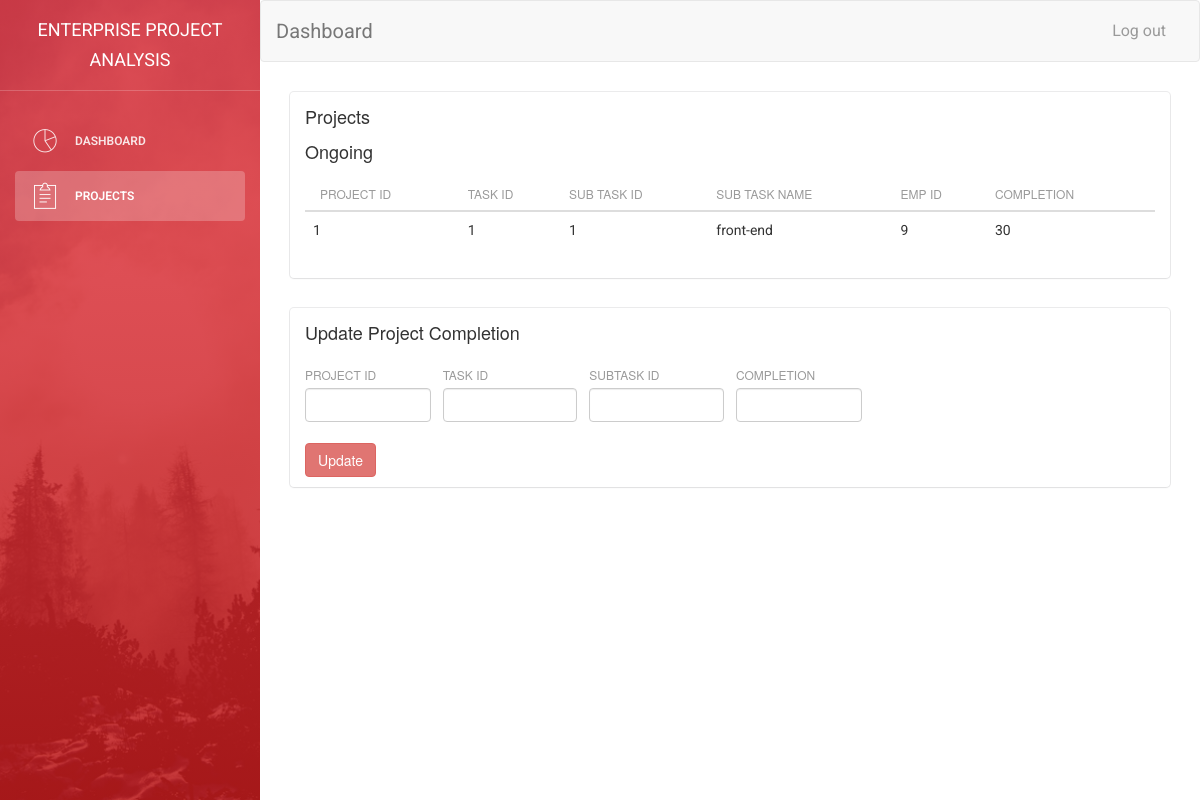
The page /memberprojects.php (signed in) on the database its author committed.
### tables this page shows
CREATE TABLE `subtask` (
  `projectid` varchar(100) NOT NULL,
  `taskid` varchar(100) NOT NULL,
  `subtaskid` varchar(100) NOT NULL,
  `subtaskname` varchar(100) DEFAULT NULL,
  `empid` varchar(100) NOT NULL,
  `subtaskcompletionaverage` int(50) DEFAULT NULL
);

### memberprojects.php (the view, shortened to what this page needs)
<?php
require 'includes/dbConnect.php';
$user=$_SESSION["user"];
$selectuser="SELECT * from employee where `Username`='$user'";
$userresult=mysqli_query($conn,$selectuser);
$row1=mysqli_fetch_array($userresult);
$id=$row1['empid'];
$query="SELECT * FROM `subtask` WHERE `empid`='$id'";
$run=mysqli_query($conn,$query);
?>
<!doctype html>
<html lang="en">
<head>
    <link href="assets/css/animate.min.css" rel="stylesheet"/>
    <link href="assets/css/light-bootstrap-dashboard.css?v=1.4.0" rel="stylesheet"/>
    <link href="http://maxcdn.bootstrapcdn.com/font-awesome/4.2.0/css/font-awesome.min.css" rel="stylesheet">
    <link href="assets/css/pe-icon-7-stroke.css" rel="stylesheet" />
     <link rel="stylesheet" href="https://maxcdn.bootstrapcdn.com/bootstrap/3.3.7/css/bootstrap.min.css">
    <link rel="stylesheet" type="text/css"
        href="https://cdnjs.cloudflare.com/ajax/libs/bootstrap-datetimepicker/4.17.43/css/bootstrap-datetimepicker.min.css">
    <link rel="stylesheet" type="text/css"
        href="https://cdnjs.cloudflare.com/ajax/libs/bootstrap-datetimepicker/4.17.43/css/bootstrap-datetimepicker-standalone.css">
</head>
<body>
    <div class="wrapper">
            <div class="sidebar" data-color="red" data-image="assets/img/sidebar-5.jpg">
                <div class="sidebar-wrapper">
                    <div class="logo">
                        <a href="#" class="simple-text">
                            Enterprise Project Analysis
                        </a>
                    </div>
                    <ul class="nav">
                        <li>
                            <a href="memberdashboard.php">
                                <i class="pe-7s-graph"></i>
                                <p>Dashboard</p>
                            </a>
                        </li>
                        <li class="active">
                            <a href="memberprojects.php">
                                <i class="pe-7s-note2"></i>
                                <p>Projects</p>
                            </a>
                        </li>
                    </ul>
                </div>
            </div>
            <div class="main-panel">
                <nav class="navbar navbar-default navbar-fixed">
                    <div class="container-fluid">
                        <div class="navbar-header">
                            <a class="navbar-brand" href="memberdashboard.php">Dashboard</a>
                        </div>
                        <div class="collapse navbar-collapse">
                            <ul class="nav navbar-nav navbar-right">
                                <li>
                                    <a href="logout.php">
                                        <p>Log out</p>
                                    </a>
                                </li>
                            </ul>
                        </div>
                    </div>
                </nav>
                    <div class="content">
                        <div class="container-fluid">
                            <div class="row">
                                <div class="col-md-12">
                                    <div class="card">
                                        <div class="header">
                                            <h4 class="title">Projects</h4>
                                        </div>
                                            <div class="row">
                                                <div class="col-md-12">
                                                    <div class="header">
                                                        <h4 class="title">Ongoing</h4>
                                                    </div>
                                                        <div class="content">
                                                            <div class="row">
                                                                <div class="col-sm-12">
                                                                    <table class="table">
                                                                        <thead class="thead-light">
                                                                            <tr>
                                                                                <th scope="col">Project ID</th>
                                                                                <th scope="col">Task ID </th>
                                                                                <th scope="col">Sub Task ID</th>
                                                                                <th scope="col">Sub Task Name</th>
                                                                                <th scope="col">Emp Id</th>
                                                                                <th scope="col">Completion</th>
                                                                            </tr>
                                                                            <?php
                                                                                while($row=mysqli_fetch_array($run))
                                                                                {
                                                                                    echo ' <tr>
                                                                                    <td>'.$row['projectid'].'</td>
                                                                                    <td>'.$row['taskid'].'</td>
                                                                                    <td>'.$row['subtaskid'].'</td>
                                                                                    <td>'.$row['subtaskname'].'</td>
                                                                                    <td>'.$row['empid'].'</td>
                                                                                    <td>'.$row['subtaskcompletionaverage'].'</td>
                                                                                    </tr>';
                                                                                }
                                                                            ?>
                                                                        </thead>
                                                                    </table>
                                                                </div>
                                                            </div>
                                                        </div>
                                                    </div>
                                                </div>
                                            </div>
                                    </div>
                                    <div class="container-fluid">
                                        <div class="row">
                                            <div class="col-md-12">
                                                <div class="card">
                                                    <div class="header">
                                                        <h4 class="title">Update Project Completion</h4>
                                                    </div>
                                                        <div class="row">
                                                            <div class="col-md-12">
                                                                <div class="content">
                                                                    <div class="row">
                                                                        <div class="col-sm-12">
                                                                            <form action="memberprojects.php" method="POST">
                                                                                <div class="row">
                                                                                    <div class="col-md-2">
                                                                                        <div class="form-group">
                                                                                            <label>Project Id</label>
                                                                                            <input type="text" class="form-control" name="upid" required>
                                                                                        </div>
                                                                                    </div>
                                                                                    <div class="col-md-2">
                                                                                        <div class="form-group">
                                                                                            <label>Task Id</label>
                                                                                            <input type="text" class="form-control" name="utid" required>
                                                                                        </div>
                                                                                    </div>
                                                                                    <div class="col-md-2">
                                                                                        <div class="form-group">
                                                                                            <label>Subtask Id</label>
                                                                                            <input type="text" class="form-control" name="usid" required>
                                                                                        </div>
                                                                                    </div>
                                                                                    <div class="col-md-2">
                                                                                        <div class="form-group">
                                                                                            <label>Completion</label>
                                                                                            <input type="text" class="form-control" name="usubavg" required>
                                                                                        </div>
                                                                                    </div>
                                                                                </div>
                                                                                <input class="btn btn-danger" type="submit" value="Update" name="update">
                                                                            </form>
                                                                        </div>
                                                                    </div>
                                                                </div>
                                                            </div>
                                                        </div>
                                                </div>
                                            </div>
                                        </div>
                                    </div>
                                </div>
                            </div>
                        </div>
                    </div>
            </div>
</body>
</html>

### rows shown on the page
subtask: projectid "1", taskid "1", subtaskid "1", subtaskname "front-end", empid "9", subtaskcompletionaverage "30"
